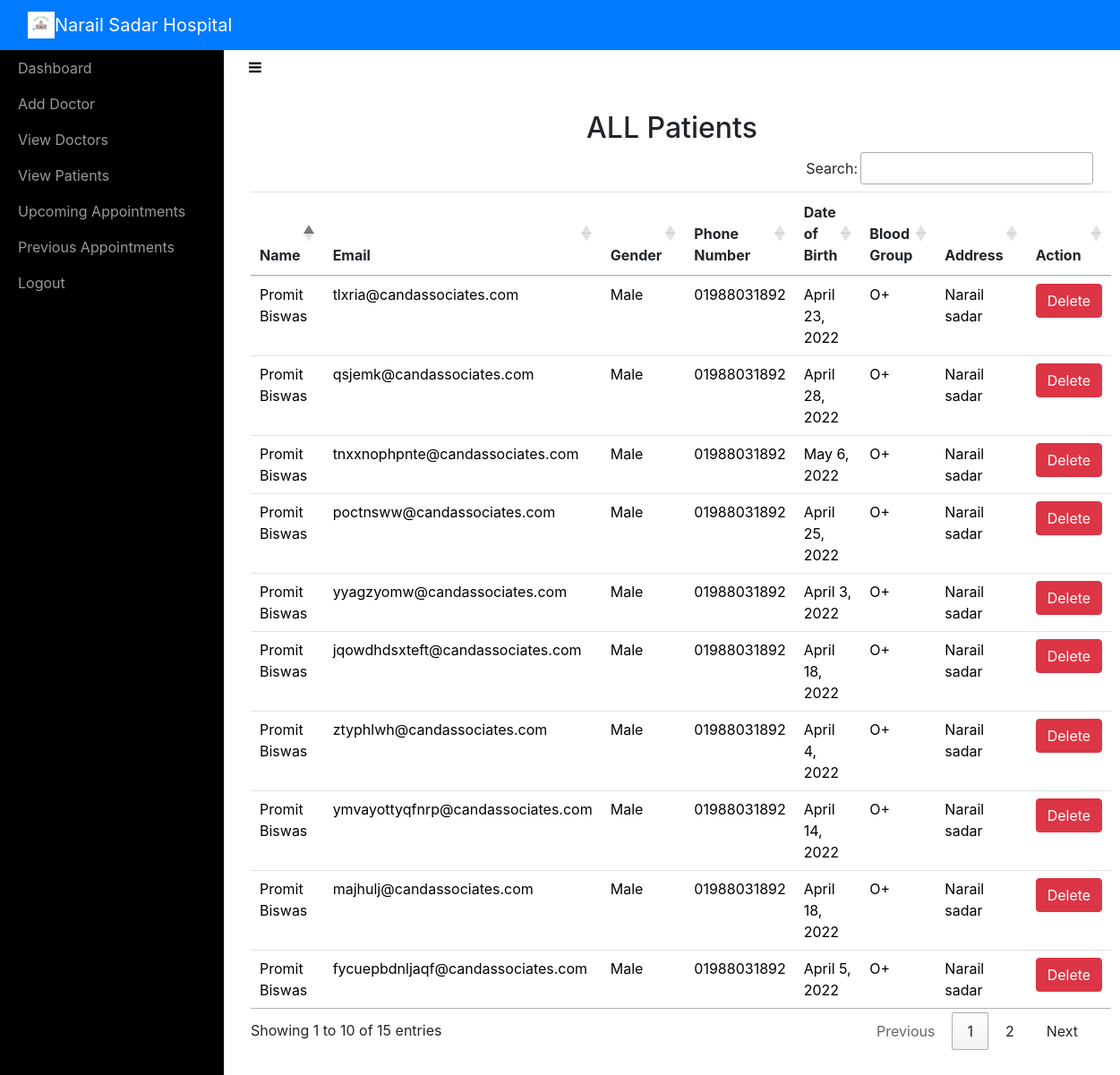
The page /adminviewPatient/ (signed in) on the database its author committed.
### sitehandler/models.py (models this page shows, shortened)
class Patients(models.Model):
	name = models.CharField(max_length=50)
	email = models.EmailField(unique=True)
	password = models.CharField(max_length=200)
	gender = models.CharField(max_length=10)
	phonenumber = models.CharField(max_length=11)
	address = models.CharField(max_length=100)
	birthdate = models.DateField()
	bloodgroup = models.CharField(max_length=5)
	auth_token=models.CharField(max_length=200)
	is_verified=models.BooleanField(default=False)

### sitehandler/views.py (the view)
# urls.py: path('adminviewPatient/',adminviewPatient,name='adminviewPatient'),
def adminviewPatient(request):
	if not request.user.is_staff:
		return redirect('login_admin')
	doc = Patients.objects.all()
	d = { 'doc' : doc }
	return render(request,'adminviewPatient.html',d)

### sitehandler/templates/adminviewPatient.html (shortened to what this page needs)
<!DOCTYPE html>
<html>
<head>
    {% include 'include.html' %}
    {% load static %}
    <link rel="stylesheet" type="text/css" href="https://cdn.datatables.net/1.10.21/css/jquery.dataTables.min.css">
    <link rel="stylesheet" type="text/css" href="https://cdn.datatables.net/buttons/1.6.2/css/buttons.dataTables.min.css">
</head>
<body>
    {% include 'adminnav.html' %}
    <div id="wrapper">
        {% include 'admin_include.html'%}
        <div class="page-content-wrapper">
            <div class="container-fluid"><a class="btn btn-link" role="button" id="menu-toggle" href="#menu-toggle"><i class="fa fa-bars" style="color: black;"></i></a>
                <h2 class="text-center">ALL Patients</h2>
                <section id="team" class="pb-5">
                    <div class="container">
                       <table class="table" id="example">
                            <thead>
                                <tr>
                                    <th>Name</th>
                                    <th>Email</th>
                                    <th>Gender</th>
                                    <th>Phone Number</th>
                                    <th>Date of Birth</th>
                                    <th>Blood Group</th>
                                    <th>Address</th>
                                    <th>Action</th>
                                </tr>
                            </thead>
                            <tbody>
                                {% for i in doc %}
                                <tr style="color: black;">
                                    <td>{{ i.name }}</td>
                                    <td>{{ i.email }}</td>
                                    <td>{{ i.gender }}</td>
                                    <td>{{ i.phonenumber }}</td>
                                    <td>{{ i.birthdate }}</td>
                                    <td>{{ i.bloodgroup }}</td>
                                    <td>{{ i.address }}</td>
                                    <td><a href="{% url 'admin_delete_patient' i.id i.email %}" onclick="return confirm('Are you sure you want to delete?')" class="btn btn-danger">Delete</a></td>
                                </tr>
                                {% endfor %}
                            </tbody>
                        </table>
                    </div>
                </section>
            </div>
        </div>
    </div>
</body>
</html>

### sitehandler/templates/include.html (shortened to what this page needs)
{% load static %}
<link rel="stylesheet" href="{% static 'bootstrap/css/bootstrap.min.css' %}">
<link rel="stylesheet" href="{% static 'fonts/font-awesome.min.css' %}">
<link rel="stylesheet" href="{% static 'fonts/ionicons.min.css' %}">
<link rel="stylesheet" href="{% static 'css/back-to-top-scroll-1.css' %}">
<link rel="stylesheet" href="{% static 'css/back-to-top-scroll.cs' %}s">
<link rel="stylesheet" href="{% static 'css/Bold-BS4-Animated-Back-To-Top.css' %}">
<link rel="stylesheet" href="{% static 'css/cards.css' %}">
<link rel="stylesheet" href="https://cdnjs.cloudflare.com/ajax/libs/animate.css/3.5.2/animate.min.css">
<link rel="stylesheet" href="{% static 'css/Login-Form-Dark.css' %}">
<link rel="stylesheet" href="{% static 'css/Pretty-Registration-Form.css' %}">
<link rel="stylesheet" href="{% static 'css/Sidebar-Menu-1.css' %}">
<link rel="stylesheet" href="{% static 'css/Sidebar-Menu.css' %}">
<link rel="stylesheet" href="{% static 'css/styles.css' %}">

### sitehandler/templates/adminnav.html (shortened to what this page needs)
{% load static %}
<nav class="navbar navbar-dark navbar-expand-md sticky-top bg-primary float-none">
    <div class="container-fluid"><img src="{% static 'img/logo.png' %}" width="30px" height="30px" alt="10px"><a class="navbar-brand text-center" href="#" style="margin: 0px 0px;">Narail Sadar Hospital</a>
    </div>
</nav>

### sitehandler/templates/admin_include.html
<div id="sidebar-wrapper">
    <ul class="sidebar-nav">
        <li> <a href="{% url 'adminhome' %}">Dashboard</a></li>
        <li> <a href="{% url 'adminaddDoctor' %}">Add Doctor</a></li>
        <li> <a href="{% url 'adminviewDoctor' %}">View Doctors</a></li>
        <li> <a href="{% url 'adminviewPatient' %}">View Patients</a></li>
        <li> <a href="{% url 'adminviewAppointment' %}">Upcoming Appointments</a></li>
        <li> <a href="{% url 'adminviewprevious' %}">Previous Appointments</a></li>
        <li> <a href="{% url 'adminlogout' %}">Logout</a></li>
    </ul>
</div>

### sitehandler/static/css/Sidebar-Menu-1.css (style rules this page uses)
body { overflow-x: hidden; }
#wrapper { padding-left: 0; -webkit-transition: all 0.5s ease; -moz-transition: all 0.5s ease; -o-transition: all 0.5s ease; transition: all 0.5s ease; }
#sidebar-wrapper { z-index: 1000; position: fixed; left: 250px; width: 0; height: 100%; margin-left: -250px; overflow-y: auto; background: #000; -webkit-transition: all 0.5s ease; -moz-transition: all 0.5s ease; -o-transition: all 0.5s ease; transition: all 0.5s ease; }
.sidebar-nav { position: absolute; top: 0; width: 250px; margin: 0; padding: 0; list-style: none; }
.sidebar-nav li { text-indent: 20px; line-height: 40px; }
.sidebar-nav li a { display: block; text-decoration: none; color: #999999; }
@media (min-width:768px) { #wrapper { padding-left: 250px; } }
@media (min-width:768px) { #sidebar-wrapper { width: 250px; } }

### sitehandler/static/css/Sidebar-Menu.css (style rules this page uses)
#wrapper { padding-left: 0; -webkit-transition: all 0.5s ease; -moz-transition: all 0.5s ease; -o-transition: all 0.5s ease; transition: all 0.5s ease; }
#sidebar-wrapper { z-index: 1000; position: fixed; left: 250px; width: 0; height: 100%; margin-left: -250px; overflow-y: auto; background: #000; -webkit-transition: all 0.5s ease; -moz-transition: all 0.5s ease; -o-transition: all 0.5s ease; transition: all 0.5s ease; }
.sidebar-nav { position: absolute; top: 0; width: 250px; margin: 0; padding: 0; list-style: none; }
.sidebar-nav li { text-indent: 20px; line-height: 40px; }
.sidebar-nav li a { display: block; text-decoration: none; color: #999999; }
@media (min-width:768px) { #wrapper { padding-left: 250px; } }
@media (min-width:768px) { #sidebar-wrapper { width: 250px; } }

### sitehandler/static/css/styles.css (style rules this page uses)
.text-center { margin-top: 30px; }

### rows shown on the page
Patients: name "Promit Biswas", email "tlxria@candassociates.com", gender "Male", phonenumber "01988031892", birthdate "April 23, 2022", bloodgroup "O+", address "Narail sadar"
Patients: name "Promit Biswas", email "qsjemk@candassociates.com", gender "Male", phonenumber "01988031892", birthdate "April 28, 2022", bloodgroup "O+", address "Narail sadar"
Patients: name "Promit Biswas", email "tnxxnophpnte@candassociates.com", gender "Male", phonenumber "01988031892", birthdate "May 6, 2022", bloodgroup "O+", address "Narail sadar"
Patients: name "Promit Biswas", email "poctnsww@candassociates.com", gender "Male", phonenumber "01988031892", birthdate "April 25, 2022", bloodgroup "O+", address "Narail sadar"
Patients: name "Promit Biswas", email "yyagzyomw@candassociates.com", gender "Male", phonenumber "01988031892", birthdate "April 3, 2022", bloodgroup "O+", address "Narail sadar"
Patients: name "Promit Biswas", email "jqowdhdsxteft@candassociates.com", gender "Male", phonenumber "01988031892", birthdate "April 18, 2022", bloodgroup "O+", address "Narail sadar"
Patients: name "Promit Biswas", email "ztyphlwh@candassociates.com", gender "Male", phonenumber "01988031892", birthdate "April 4, 2022", bloodgroup "O+", address "Narail sadar"
Patients: name "Promit Biswas", email "ymvayottyqfnrp@candassociates.com", gender "Male", phonenumber "01988031892", birthdate "April 14, 2022", bloodgroup "O+", address "Narail sadar"
Patients: name "Promit Biswas", email "majhulj@candassociates.com", gender "Male", phonenumber "01988031892", birthdate "April 18, 2022", bloodgroup "O+", address "Narail sadar"
Patients: name "Promit Biswas", email "fycuepbdnljaqf@candassociates.com", gender "Male", phonenumber "01988031892", birthdate "April 5, 2022", bloodgroup "O+", address "Narail sadar"
